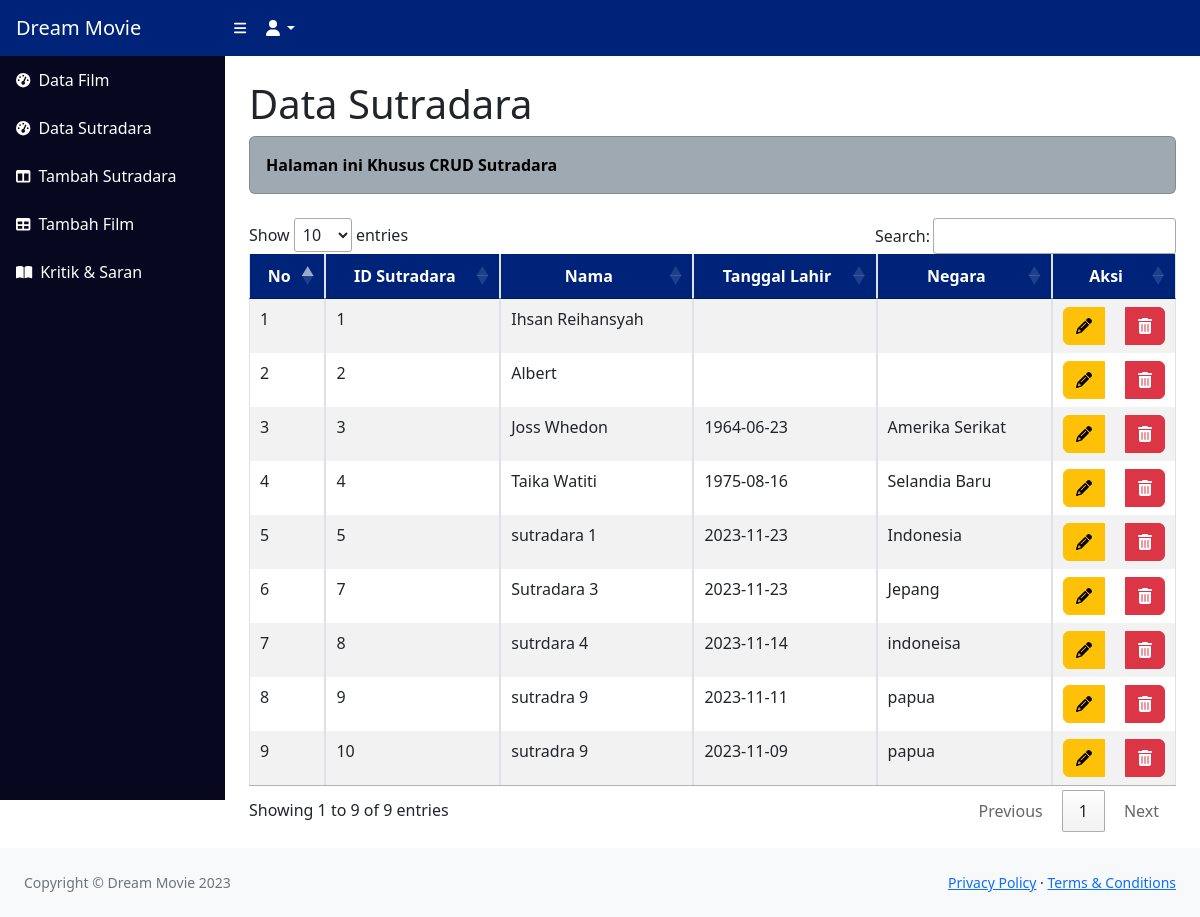
Before: /admin/data_sutradara.php with the older database file.
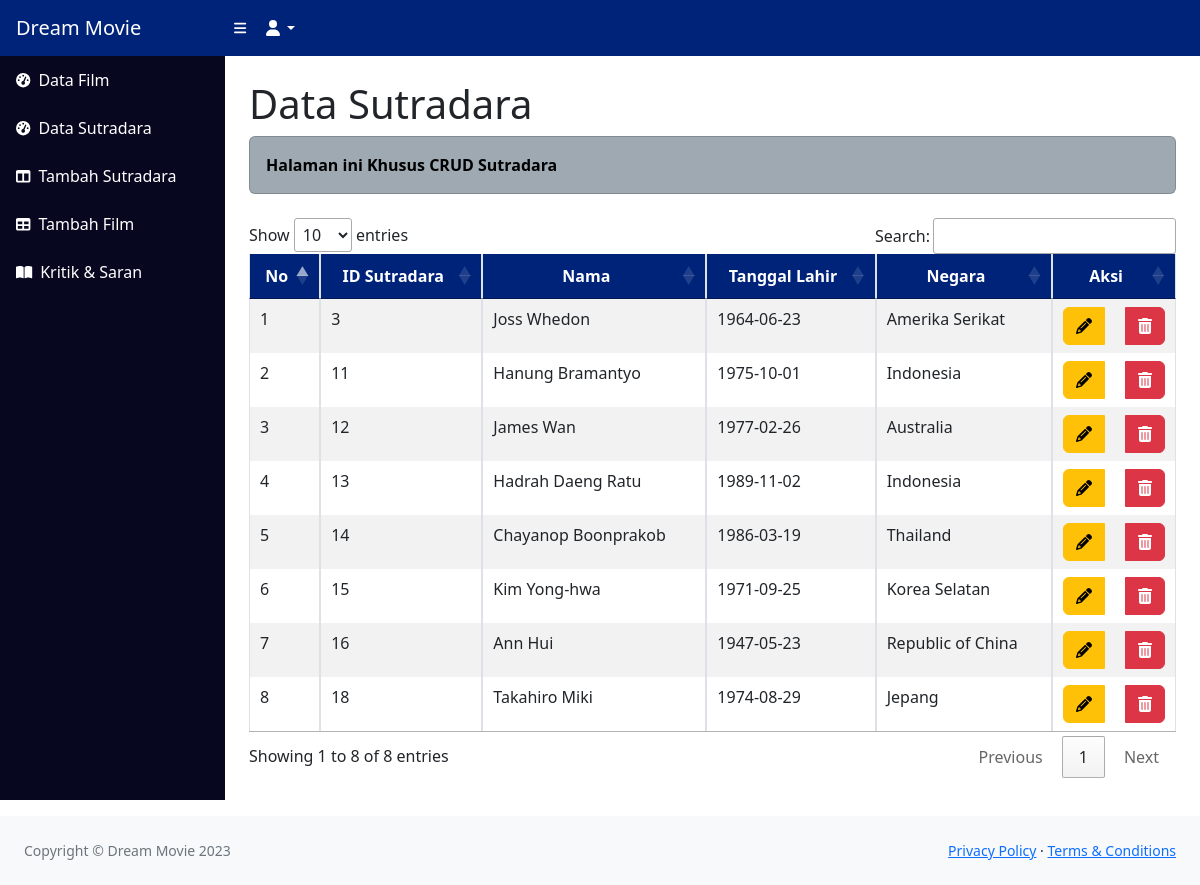
After: the same page with the newer database file.
### tables this page shows
CREATE TABLE `sutradara` (
  `id_sutradara` int(11) NOT NULL,
  `nama_sutradara` varchar(255) NOT NULL,
  `tanggal_lahir` date DEFAULT NULL,
  `negara` varchar(255) DEFAULT NULL
);

### admin/data_sutradara.php (the view, shortened to what the changed rows need)
<!DOCTYPE html>
<html lang="en">
<head>
    <link rel="stylesheet" href="https://cdn.datatables.net/1.13.4/css/jquery.dataTables.min.css">
    <link href="css/styles.css" rel="stylesheet" />
</head>
<body class="sb-nav-fixed">
    <?php
    include 'koneksi.php';
    $query = mysqli_query($conn, "SELECT * FROM sutradara;");
    ?>
    <div id="layoutSidenav">
        <div id="layoutSidenav_content">
            <main>
                <div class="container-fluid px-4">
                    <h1 class="mt-4">Data Sutradara</h1>
                    <div class="card mb-4" style="background-color: #9EA9B1;">
                        <div class="card-body" style="color: black; font-weight: bold;">
                        </div>
                    </div>
                    <table id="sutradara" class="table table-striped table-bordered">
                        <thead>
                            <tr>
                            <th style="background-color: #00237A; color: #ffffff; text-align: center;">No</th>
                            <th style="background-color: #00237A; color: #ffffff; text-align: center;">ID Sutradara</th>
                            <th style="background-color: #00237A; color: #ffffff; text-align: center;">Nama</th>
                            <th style="background-color: #00237A; color: #ffffff; text-align: center;">Tanggal Lahir</th>
                            <th style="background-color: #00237A; color: #ffffff; text-align: center;">Negara</th>
                            <th style="background-color: #00237A; color: #ffffff; text-align: center;">Aksi</th>
                            </tr>
                        </thead>
                        <tbody>
                            <?php if (mysqli_num_rows($query) > 0) { ?>
                                <?php
                                $no = 1;
                                while ($data = mysqli_fetch_array($query)) {
                                    ?>
                                    <tr>
                                        <td>
                                            <?php echo $no ?>
                                        </td>
                                        <td>
                                            <?php echo $data["id_sutradara"]; ?>
                                        </td>
                                        <td>
                                            <?php echo $data["nama_sutradara"]; ?>
                                        </td>
                                        <td>
                                            <?php echo $data["tanggal_lahir"]; ?>
                                        </td>
                                        <td>
                                            <?php echo $data["negara"]; ?>
                                        </td>
                                        <td><center>
                                        <div class="btn-group" role="group">
                                        <a href="edit_sutradara.php?id_sutradara=<?php echo $data["id_sutradara"] ?>" class="btn btn-warning btn-md">
                                                <i class="fas fa-pencil-alt"></i>
                                            </a> &nbsp;&nbsp;&nbsp;&nbsp;&nbsp;
                                                <a href="proses_hapus_sutradara.php?id_sutradara=<?php echo $data["id_sutradara"] ?>"
                                                    onclick="return confirm('Yakin Ingin Menghapus Data?')"
                                                    class="btn btn-danger btn-md"><i class="fas fa-trash-alt"></i></a>
                                            </center>
                                        </td>
                                    </tr>
                                    <?php $no++;
                                } ?>
                            <?php } ?>
                        </tbody>
                    </table>
                </div>
        </div>
    </div>
    </main><br><br><br>
</body>
</html>

Changed rows visible on the page:
removed sutradara: id_sutradara "1", nama_sutradara "Ihsan Reihansyah"
removed sutradara: id_sutradara "2", nama_sutradara "Albert"
removed sutradara: id_sutradara "4", nama_sutradara "Taika Watiti", tanggal_lahir "1975-08-16", negara "Selandia Baru"
removed sutradara: id_sutradara "5", nama_sutradara "sutradara 1", tanggal_lahir "2023-11-23", negara "Indonesia"
removed sutradara: id_sutradara "7", nama_sutradara "Sutradara 3", tanggal_lahir "2023-11-23", negara "Jepang"
removed sutradara: id_sutradara "8", nama_sutradara "sutrdara 4", tanggal_lahir "2023-11-14", negara "indoneisa"
removed sutradara: id_sutradara "9", nama_sutradara "sutradra 9", tanggal_lahir "2023-11-11", negara "papua"
removed sutradara: id_sutradara "10", nama_sutradara "sutradra 9", tanggal_lahir "2023-11-09", negara "papua"
added sutradara: id_sutradara "11", nama_sutradara "Hanung Bramantyo", tanggal_lahir "1975-10-01", negara "Indonesia"
added sutradara: id_sutradara "12", nama_sutradara "James Wan", tanggal_lahir "1977-02-26", negara "Australia"
added sutradara: id_sutradara "13", nama_sutradara "Hadrah Daeng Ratu", tanggal_lahir "1989-11-02", negara "Indonesia"
added sutradara: id_sutradara "14", nama_sutradara "Chayanop Boonprakob", tanggal_lahir "1986-03-19", negara "Thailand"
added sutradara: id_sutradara "15", nama_sutradara "Kim Yong-hwa", tanggal_lahir "1971-09-25", negara "Korea Selatan"
added sutradara: id_sutradara "16", nama_sutradara "Ann Hui", tanggal_lahir "1947-05-23", negara "Republic of China"
added sutradara: id_sutradara "18", nama_sutradara "Takahiro Miki", tanggal_lahir "1974-08-29", negara "Jepang"
Other visible differences:
text written by a page script: "Show entries Search: Showing 1 to 9 of 9 entries Previous 1 Next" → "Show entries Search: Showing 1 to 8 of 8 entries Previous 1 Next"
